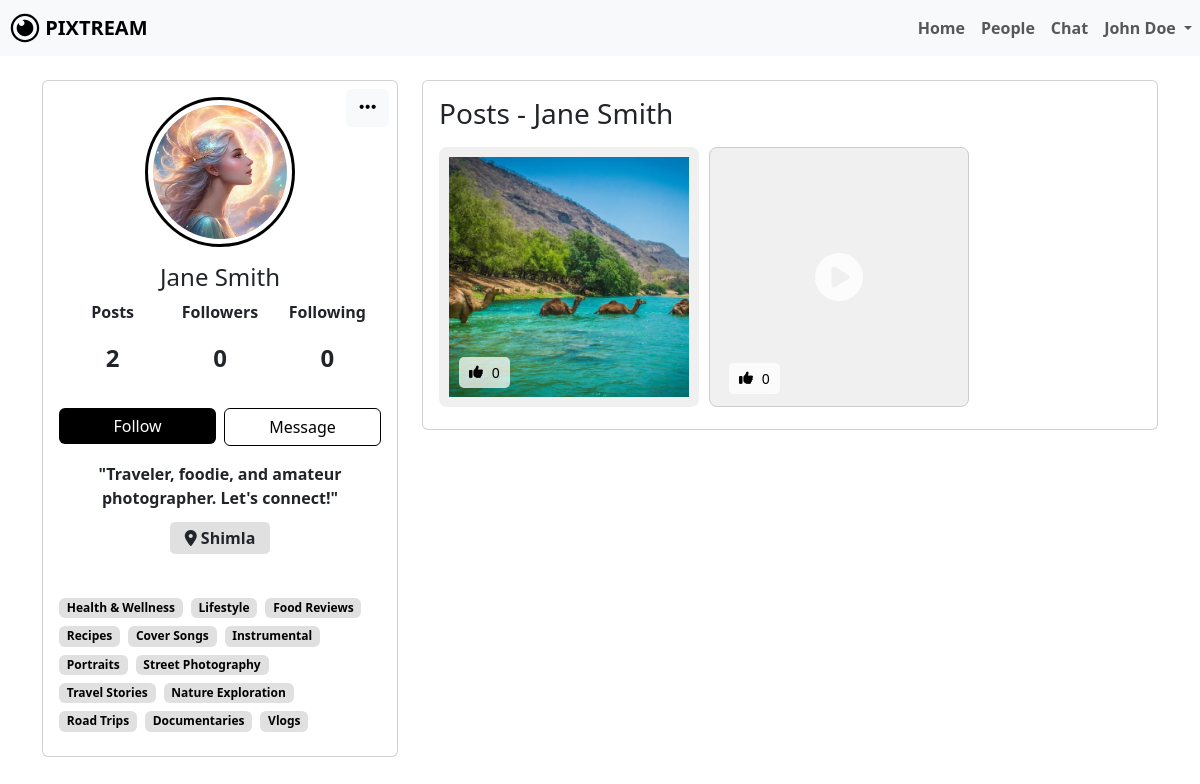
/user_profile.php?username=jane_smith (signed in), run on the app's committed database.
### tables this page shows
CREATE TABLE `users` (
  `id` bigint(20) NOT NULL,
  `name` varchar(100) DEFAULT NULL,
  `username` varchar(191) DEFAULT NULL,
  `email` varchar(191) DEFAULT NULL,
  `password` varchar(255) DEFAULT NULL,
  `bio` text DEFAULT NULL,
  `profile_picture` varchar(255) DEFAULT 'default.png',
  `location` varchar(255) DEFAULT NULL,
  `created_at` timestamp NOT NULL DEFAULT current_timestamp()
);

CREATE TABLE `posts` (
  `id` bigint(20) NOT NULL,
  `user_id` bigint(20) DEFAULT NULL,
  `post_path` varchar(255) DEFAULT NULL,
  `caption` longtext DEFAULT NULL,
  `category` enum('photos','videos','stories','music','articles','memes','art & Design','Photography','Travel & Adventure','Food & Cooking','Others') DEFAULT NULL,
  `created_at` timestamp NOT NULL DEFAULT current_timestamp()
);

### user_profile.php (the view, shortened to what this page needs)
<?php
include 'dbconfig.php';
$username = $_SESSION['username'];
$log_sql = "SELECT * FROM users WHERE username='$username';";
$log_result = mysqli_query($conn, $log_sql);
$log_info = mysqli_fetch_assoc($log_result);
$log_id = $log_info['id'];
$log_name = $log_info['name'];
$viewedUsername = $_GET['username'];
$sql = "SELECT * FROM users WHERE username='$viewedUsername';";
$result = mysqli_query($conn, $sql);
$info = mysqli_fetch_assoc($result);
$user_id = $info['id'];
$name = $info['name'];
$profilePhoto = $info['profile_picture'] ?? 'default.png';
$bio = $info['bio'];
$location = $info['location'];
$interests = [];
$sql = "SELECT o.option_name
        FROM user_selections us
        JOIN options o ON us.option_id = o.id
        WHERE us.user_id = (SELECT id FROM users WHERE username = ? LIMIT 1)";
$stmt = $conn->prepare($sql);
$stmt->bind_param("s", $viewedUsername);
$stmt->execute();
$result = $stmt->get_result();
while ($row = $result->fetch_assoc()) {
    $interests[] = $row['option_name'];
}
$followersSql = "SELECT COUNT(*) AS follower_count FROM follows WHERE followed_id='$user_id';";
$followersResult = mysqli_query($conn, $followersSql);
$followersCount = mysqli_fetch_assoc($followersResult)['follower_count'];
$followingSql = "SELECT COUNT(*) AS following_count FROM follows WHERE follower_id='$user_id';";
$followingResult = mysqli_query($conn, $followingSql);
$followingCount = mysqli_fetch_assoc($followingResult)['following_count'];
$postSql = "SELECT COUNT(*) FROM posts WHERE user_id = '$user_id';";
$postResult = mysqli_query($conn, $postSql);
$postInfo = mysqli_fetch_array($postResult);
$postCount = $postInfo[0];
$isFollowingQuery = "SELECT * FROM follows WHERE follower_id = '$log_id' AND followed_id = '$user_id'";
$isFollowingResult = mysqli_query($conn, $isFollowingQuery);
$isFollowing = mysqli_num_rows($isFollowingResult) > 0;
$isBlockedQuery = "SELECT * FROM user_blocks WHERE blocked_by = '$log_id' AND blocked_user = '$user_id'";
$isBlockedResult = mysqli_query($conn, $isBlockedQuery);
$isBlocked = mysqli_num_rows($isBlockedResult) > 0;
?>
<!DOCTYPE html>
<html lang="en">
<head>
    <link rel="stylesheet" href="node_modules/bootstrap/dist/css/bootstrap.min.css">
    <link rel="stylesheet" href="library-files/fontawesome/css/all.min.css">
    <link rel="stylesheet" href="assets/css/me.css">
</head>
<body>
    <nav class="navbar navbar-expand-lg navbar-light bg-light">
        <a class="navbar-brand" href="#">
            <img src="assets/img/LOGO.svg" width="30" height="30" class="d-inline-block align-top" alt="" id="dash-icon">
            <b>PIXTREAM</b>
        </a>
        <div class="collapse navbar-collapse" id="navbarNavDropdown">
            <ul class="navbar-nav ms-auto">
                <li class="nav-item active">
                    <a class="nav-link" href="dashboard.php"><b>Home</b></a>
                </li>
                <li class="nav-item active">
                    <a class="nav-link" href="people.php"><b>People</b></a>
                </li>
                <li class="nav-item active">
                    <a class="nav-link" href="chat.php"><b>Chat</b></a>
                </li>
                <li class="nav-item dropdown">
                    <a class="nav-link dropdown-toggle" href="#" id="navbarDropdownMenuLink" role="button" data-bs-toggle="dropdown" aria-expanded="false">
                        <b><?php echo htmlspecialchars($log_name); ?></b>
                    </a>
                </li>
            </ul>
        </div>
    </nav> <br>
    <div class="container">
        <div class="main-body">
            <div class="row gutters-sm">
                <div class="col-md-4 mb-3">
                    <div class="card h-100 position-relative">
                        <div class="card-body d-flex flex-column">
                            <div class="dropdown position-absolute top-0 end-0 p-2">
                                <button class="btn btn-light custom-dropdown-btn" type="button" id="dropdownMenuButton" data-bs-toggle="dropdown" aria-expanded="false">
                                    <i class="fa-solid fa-ellipsis custom-ellipsis"></i>
                                </button>
                            </div>
                            <div class="d-flex flex-column align-items-center text-center">
                                <div class="profile-img-container">
                                    <img src="profile_picture/<?php echo htmlspecialchars($profilePhoto); ?>" alt="Profile Photo" class="rounded-circle" width="150">
                                </div>
                                <div class="mt-3">
                                    <h4><?php echo htmlspecialchars($name); ?></h4>
                                </div>
                                <div class="d-flex justify-content-around stats">
                                    <div class="stat">
                                        <p><b>Posts</b></p>
                                        <p><?php echo htmlspecialchars($postCount); ?></p>
                                    </div>
                                    <div class="stat" data-bs-toggle="modal" data-bs-target="#followersModal">
                                        <p><b>Followers</b></p>
                                        <p><?php echo htmlspecialchars($followersCount); ?></p>
                                    </div>
                                    <div class="stat" data-bs-toggle="modal" data-bs-target="#followingModal">
                                        <p><b>Following</b></p>
                                        <p><?php echo htmlspecialchars($followingCount); ?></p>
                                    </div>
                                </div>
                                <div class="mt-3 w-100 d-flex">
                                    <?php if ($isBlocked): ?>
                                        <form action="unblock_user.php" method="POST" class="w-100">
                                            <input type="hidden" name="unblock_user_id" value="<?php echo htmlspecialchars($user_id); ?>">
                                            <button type="submit" class="btn mybtn w-100">Unblock</button>
                                        </form>
                                    <?php else: ?>
                                        <form action="follow_unfollow.php" method="POST" class="w-50 me-1">
                                            <?php if ($isFollowing): ?>
                                                <input type="hidden" name="action" value="unfollow">
                                                <button type="submit" class="btn mybtn-outline w-100">Following</button>
                                            <?php else: ?>
                                                <button type="submit" class="btn mybtn w-100">Follow</button>
                                            <?php endif; ?>
                                        </form>
                                        <form action="message.php" method="POST" class="w-50 ms-1">
                                            <a href="chat_screen.php?user_id=<?= htmlspecialchars($user_id);?>
                                                <button type="submit" class="btn mybtn-outline w-100">Message</button>
                                            </a>
                                        </form>
                                    <?php endif; ?>
                                </div>
                                <div class="mt-3 bio-text text-start">
                                    <p><?php echo nl2br(htmlspecialchars($bio)); ?></p>
                                    <span class="mt-3 profile-location">
                                        <i class="fa-solid fa-location-dot"></i> <?php echo $location; ?>
                                    </span>
                                </div>
                                <div class="mt-5 profile-interest">
                                    <div class="d-flex flex-wrap">
                                        <?php foreach ($interests as $interest): ?>
                                            <span class="badge mybadge2 me-2 mb-2"><?php echo htmlspecialchars($interest); ?></span>
                                        <?php endforeach; ?>
                                    </div>
                                </div>
                            </div>
                        </div>
                    </div>
                </div>
                <div class="col-md-8">
                    <div class="row gutters-sm">
                        <div class="col-sm-12 mb-3">
                            <div class="card h-100">
                                <div class="card-body">
                                    <h3 class="d-flex align-items-center mb-3">Posts - <?php echo $name; ?></h3>
                                    <div class="media-grid">
                                    <?php
                                    $postsSql = "SELECT * FROM posts WHERE user_id='$user_id' ORDER BY created_at DESC;";
                                    $postsResult = mysqli_query($conn, $postsSql);
                                    if (mysqli_num_rows($postsResult) === 0) {
                                        echo "<p class='fs-5 mt-4'><b>No posts to show!</b></p>";
                                    }
                                    else
                                    {
                                        while ($post = mysqli_fetch_assoc($postsResult))
                                        {
                                            $post_id = $post['id'];
                                            $mediaPath = $post['post_path'];
                                            $likeCountSql = "SELECT COUNT(*) AS like_count FROM likes WHERE post_id='$post_id';";
                                            $likeCountResult = mysqli_query($conn, $likeCountSql);
                                            $likeCountRow = mysqli_fetch_assoc($likeCountResult);
                                            $likeCount = $likeCountRow['like_count'];
                                            $fileExtension = strtolower(pathinfo($mediaPath, PATHINFO_EXTENSION));
                                            $isVideo = in_array($fileExtension, ['mp4', 'mov', 'avi', 'wmv']);
                                    ?>
                                        <a href="post_info.php?user_id=<?php echo $user_id; ?>&post_id=<?php echo $post_id; ?>">
                                            <div class="media-item">
                                                <?php if ($isVideo): ?>
                                                    <div class="video-thumbnail">
                                                        <video muted>
                                                            <source src="<?php echo htmlspecialchars($mediaPath); ?>" type="video/mp4">
                                                        </video>
                                                        <div class="video-icon-overlay">
                                                        </div>
                                                    </div>
                                                <?php else: ?>
                                                    <img src="<?php echo htmlspecialchars($mediaPath); ?>" alt="Pixtream Post" class="img-fluid" style="cursor:pointer;">
                                                <?php endif; ?>
                                                <div class="like-count-overlay">
                                                    <i class="fa-solid fa-thumbs-up"></i>&nbsp;<?php echo $likeCount; ?>
                                                </div>
                                            </div>
                                        </a>
                                <?php
                                    }
                                }
                                ?>
                                    </div>
                                </div>
                            </div>
                        </div>
                    </div>
                </div>
            </div>
        </div>
    </div>
</body>
</html>

### assets/css/me.css (style rules this page uses)
:root { --bs-body-font-weight: 400; }
body { color: black !important; }
li { cursor: pointer; }
.mybtn { background-color: black; color: white; border: none; }
.mybtn-outline { border: 1px solid black; color: black; }
.mybadge2 { background-color: #e0e0e0 !important; font-size: 12px; color: black; }
.bio-text { text-align: center !important; font-weight: bolder; }
.profile-location { background-color: #e0e0e0 !important; padding: 5px 15px; border-radius: 5px; }
a { color: inherit; text-decoration: none; }
#dash-icon { margin-left: 10px; }
.rounded-circle { border: 3px solid #000000; padding: 5px; }
.profile-img-container { position: relative; display: inline-block; }
.profile-img-container img { border-radius: 50%; }
.custom-ellipsis { font-size: 1.2rem; }
.stats { display: flex; justify-content: space-around; width: 100%; }
.stat { text-align: center; flex: 1; cursor: pointer; }
.stat p:nth-of-type(2) { font-size: 1.5rem; font-weight: 600; }
.media-grid { display: flex; flex-wrap: wrap; gap: 10px; }
.media-grid img, .media-grid video { width: 260px; height: 260px; object-fit: cover; border-radius: 8px; padding: 10px; background-color: #f0f0f0; }
.media-grid video { display: block; border: 1px solid #ccc; }
.video-thumbnail { position: relative; display: inline-block; }
.video-icon-overlay { position: absolute; top: 50%; left: 50%; transform: translate(-50%, -50%); font-size: 48px; color: white; opacity: 0.8; pointer-events: none; }
.like-count-overlay { position: absolute; margin-top: -50px; margin-left: 20px; background-color: #ffffffbe; color: #000000; padding: 5px 10px; border-radius: 5px; font-size: 14px; display: flex; align-items: center; gap: 5px; }

### data on the page
users: name "John Doe"
users: profile_picture (picture), name "Jane Smith", bio "\"Traveler, foodie, and amateur photographer. Let's connect!\"", location "Shimla"
posts: post_path (picture), likeCount "0"
posts: likeCount "0"

### other printed values
$postCount "2"
$followersCount "0"
$followingCount "0"
$interest "Health & Wellness"
$interest "Lifestyle"
$interest "Food Reviews"
$interest "Recipes"
$interest "Cover Songs"
$interest "Instrumental"
$interest "Portraits"
$interest "Street Photography"
$interest "Travel Stories"
$interest "Nature Exploration"
$interest "Road Trips"
$interest "Documentaries"
